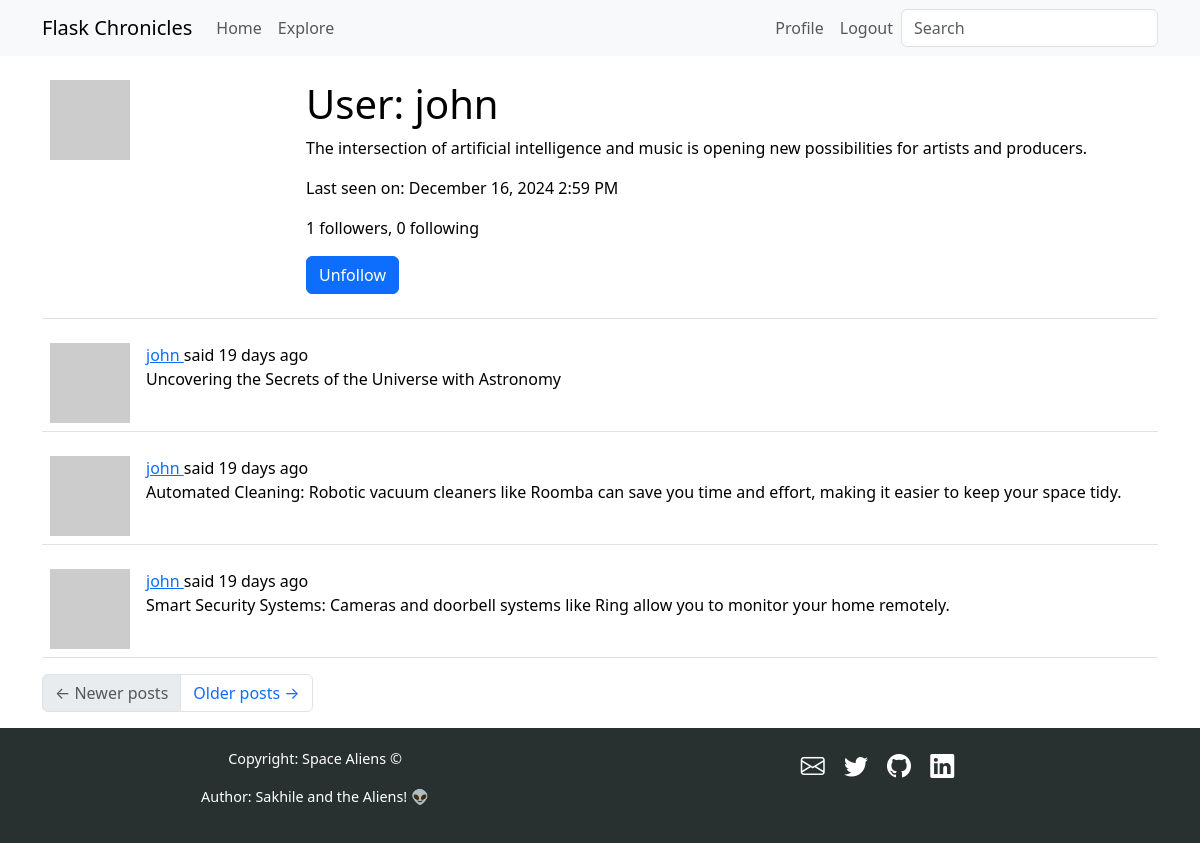
/user/john (signed in), run on the app's committed database.
### app/models.py (models this page shows, shortened)
class User(UserMixin, db.Model):
    id: so.Mapped[int] = so.mapped_column(primary_key=True)
    username: so.Mapped[str] = so.mapped_column(sa.String(64), unique=True)
    email: so.Mapped[str] = so.mapped_column(sa.String(120), index=True, unique=True)
    password_hash: so.Mapped[Optional[str]] = so.mapped_column(sa.String(256))
    posts: so.WriteOnlyMapped["Post"] = so.relationship(back_populates="author")
    about_me: so.Mapped[Optional[str]] = so.mapped_column(sa.String(140))
    last_seen: so.Mapped[Optional[datetime]] = so.mapped_column(
        default=lambda: datetime.now(timezone.utc)
    )
    following: so.WriteOnlyMapped["User"] = so.relationship(
        secondary=followers,
        primaryjoin=(followers.c.follower_id == id),
        secondaryjoin=(followers.c.followed_id == id),
        back_populates="followers",
    )
    followers: so.WriteOnlyMapped["User"] = so.relationship(
        secondary=followers,
        primaryjoin=(followers.c.followed_id == id),
        secondaryjoin=(followers.c.follower_id == id),
        back_populates="following",
    )
    def avatar(self, size):
        digest = md5(self.email.lower().encode("utf-8")).hexdigest()
        return f"https://www.gravatar.com/avatar/{digest}?d=identicon&s={size}'"
    def is_following(self, user):
        query = self.following.select().where(User.id == user.id)
        return db.session.scalar(query) is not None
    def followers_count(self):
        query = sa.select(sa.func.count()).select_from(
            self.followers.select().subquery()
        )
        return db.session.scalar(query)
    def following_count(self):
        query = sa.select(sa.func.count()).select_from(
            self.following.select().subquery()
        )
        return db.session.scalar(query)

class SearchableMixin:
    @classmethod
    def before_commit(cls, session):
        session._changes = {
            "add": list(session.new),
            "update": list(session.dirty),
            "delete": list(session.deleted),
        }
    @classmethod
    def after_commit(cls, session):
        for obj in session._changes["add"]:
            if isinstance(obj, SearchableMixin):
                add_to_index(obj.__tablename__, obj)
        for obj in session._changes["update"]:
            if isinstance(obj, SearchableMixin):
                add_to_index(obj.__tablename__, obj)
        for obj in session._changes["delete"]:
            if isinstance(obj, SearchableMixin):
                remove_from_index(obj.__tablename__, obj)
        session._changes = None

class Post(SearchableMixin, db.Model):
    __searchable__ = ["body"]
    id: so.Mapped[int] = so.mapped_column(primary_key=True)
    body: so.Mapped[str] = so.mapped_column(sa.String(140))
    timestamp: so.Mapped[datetime] = so.mapped_column(
        index=True, default=lambda: datetime.now(timezone.utc)
    )
    user_id: so.Mapped[int] = so.mapped_column(sa.ForeignKey(User.id), index=True)
    author: so.Mapped[User] = so.relationship(back_populates="posts")
    language: so.Mapped[Optional[str]] = so.mapped_column(sa.String(5))

### app/main/routes.py (the view)
@bp.route("/user/<username>")
@login_required
def user(username):
    user = db.first_or_404(sa.select(User).where(User.username == username))
    page = request.args.get("page", 1, type=int)
    query = user.posts.select().order_by(Post.timestamp.desc())
    posts = db.paginate(
        query, page=page, per_page=current_app.config["POSTS_PER_PAGE"], error_out=False
    )
    next_url = (
        url_for("main.user", username=user.username, page=posts.next_num)
        if posts.has_next
        else None
    )
    prev_url = (
        url_for("main.user", username=user.username, page=posts.prev_num)
        if posts.has_prev
        else None
    )
    form = EmptyForm()
    return render_template(
        "user.html",
        user=user,
        posts=posts.items,
        next_url=next_url,
        prev_url=prev_url,
        form=form,
    )

### app/main/forms.py
class SearchForm(FlaskForm):
    q = StringField(_l("Search"), validators=[DataRequired()])
    def __init__(self, *args, **kwargs):
        if "formdata" not in kwargs:
            kwargs["formdata"] = request.args
        if "meta" not in kwargs:
            kwargs["meta"] = {"csrf": False}
        super(SearchForm, self).__init__(*args, **kwargs)

class EmptyForm(FlaskForm):
    submit = SubmitField("Submit")

### app/__init__.py (called while the page is built)
def get_locale():
    return request.accept_languages.best_match(current_app.config["LANGUAGES"])

### app/main/routes.py (called while the page is built)
@bp.before_request
def before_request():
    if current_user.is_authenticated:
        current_user.last_seen = datetime.now(timezone.utc)
        db.session.commit()
        g.search_form = SearchForm()
    g.locale = str(get_locale())

### app/models.py (called while the page is built)
@login.user_loader
def load_user(id):
    return db.session.get(User, int(id))

### app/templates/user.html (shortened to what this page needs)
{% extends "base.html" %}
{% block content %}
    <table class="table table-hover">
        <tr>
            <td width="256px"><img src="{{ user.avatar(256) }}"></td>
            <td>
                <h1>{{ _('User') }}: {{ user.username }}</h1>
                {% if user.about_me %}<p>{{ user.about_me }}</p>{% endif %}
                {% if user.last_seen %}
                <p>{{ _('Last seen on') }}: {{ moment(user.last_seen).format('LLL') }}</p>
                {% endif %}
                <p>{{ _('%(count)d followers', count=user.followers_count()) }}, {{ _('%(count)d following',
                    count=user.following_count()) }}</p>
                {% if user == current_user %}
                <p><a href="{{ url_for('main.edit_profile') }}">{{ _('Edit your profile') }}</a></p>
                {% else %}
                <p>
                <form action="{{ url_for('main.unfollow', username=user.username) }}" method="post">
                    {{ form.submit(value=_('Unfollow'), class_='btn btn-primary') }}
                </form>
                </p>
                {% endif %}
            </td>
        </tr>
    </table>
    {% for post in posts %}
    {% include '_post.html' %}
    {% endfor %}
    <nav aria-label="Post navigation">
        <ul class="pagination">
            <li class="page-item{% if not prev_url %} disabled{% endif %}">
                <a class="page-link" href="{{ prev_url }}">
                    <span aria-hidden="true">&larr;</span> {{ _('Newer posts') }}
                </a>
            </li>
            <li class="page-item{% if not next_url %} disabled{% endif %}">
                <a class="page-link" href="{{ next_url }}">
                    {{ _('Older posts') }} <span aria-hidden="true">&rarr;</span>
                </a>
            </li>
        </ul>
    </nav>
{% endblock %}

### app/templates/_post.html (shortened to what this page needs)
<table class="table table-hover">
    <tr>
        <td width="70px">
            <a href="{{ url_for('main.user', username=post.author.username) }}">
                <img src="{{ post.author.avatar(70) }}" />
            </a>
        </td>
        <td>
            {{ _('%(username)s said %(when)s',
            username=user_link, when=moment(post.timestamp).fromNow()) }}
            <br>
            <span id="post{{ post.id }}">{{ post.body }}</span>
        </td>
    </tr>
</table>

### data on the page
User: username "john", about_me "The intersection of artificial intelligence and music is opening new possibilities for artists and producers.", last_seen "December 16, 2024 2:59 PM"
Post: body "Uncovering the Secrets of the Universe with Astronomy"
Post: body "Automated Cleaning: Robotic vacuum cleaners like Roomba can save you time and effort, making it easier to keep your space tidy."
Post: body "Smart Security Systems: Cameras and doorbell systems like Ring allow you to monitor your home remotely."
